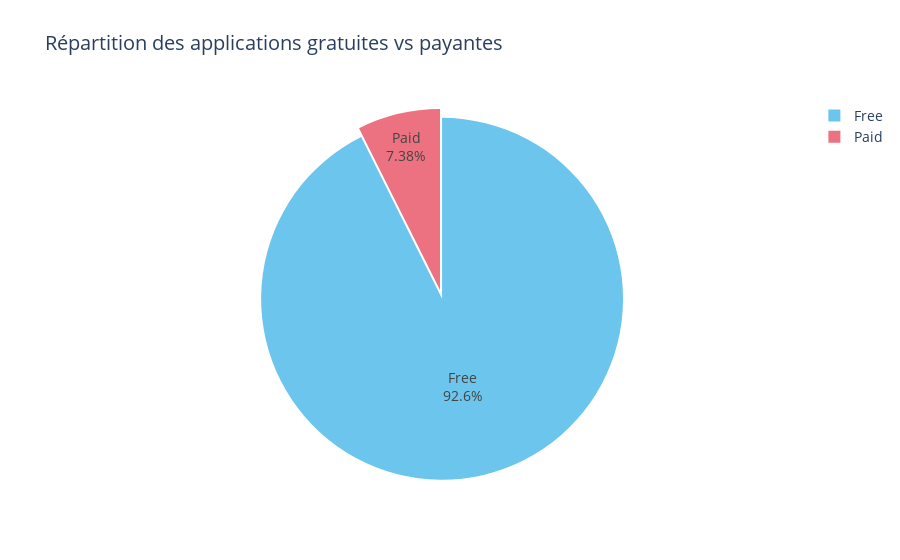

Notebook source saved alongside this figure:
### Markdown cell above
#### Ensuite, il est intéressant de voir la répartition des applications entre un model gratuit et un model payant.

### Code cell
type_counts = df["Type"].value_counts().reset_index()
type_counts.columns = ["Type", "Count"]

fig = px.pie(
    type_counts,
    names="Type",
    values="Count",
    title="Répartition des applications gratuites vs payantes",
    color="Type",
    color_discrete_map={
        "Free": "#6cc5ec",
        "Paid": "#ec7282"
    },
)

fig.update_traces(textinfo="percent+label", pull=[0.05, 0]) 

fig.update_layout(
    showlegend=True,
    font=dict(size=14)
)

fig.show()

### Figure 1 — Plotly figure (JSON) as saved in the notebook; plotly's stock layout.template omitted (floating-point values rounded to 4 significant figures)
{"data": [{"customdata": [["Free"], ["Paid"]], "domain": {"x": [0, 1], "y": [0, 1]}, "hovertemplate": "Type=%{customdata[0]}<br>Count=%{value}<extra></extra>", "labels": ["Free", "Paid"], "legendgroup": "", "marker": {"colors": ["#6cc5ec", "#ec7282"]}, "name": "", "pull": [0.05, 0], "showlegend": true, "textinfo": "percent+label", "type": "pie", "values": [10039, 800]}], "layout": {"font": {"size": 14}, "legend": {"tracegroupgap": 0}, "showlegend": true, "title": {"text": "Répartition des applications gratuites vs payantes"}}}
